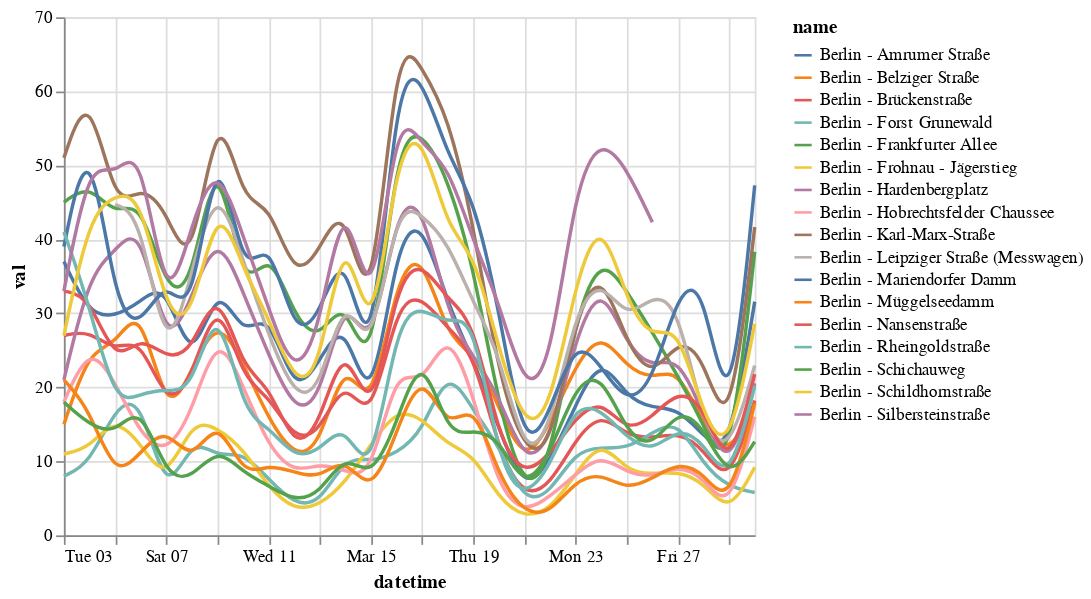

The notebook cell this image was saved under:
### Code cell
alt.Chart(be_not_in_rush_hour).mark_line(interpolate='basis').encode(
    x='datetime:T',
    y='val:Q',
    color='name:N'
)

### Figure 1 — Vega-Lite specification as saved in the notebook (floating-point values rounded to 4 significant figures; data arrays with more than 128 entries replaced by an {"elided": "..."} marker saying what was removed)
{"config": {"view": {"continuousWidth": 400, "continuousHeight": 300}}, "data": {"name": "data-e9192a154f0ede641406ee655f56861c"}, "mark": {"type": "line", "interpolate": "basis"}, "encoding": {"color": {"type": "nominal", "field": "name"}, "x": {"type": "temporal", "field": "datetime"}, "y": {"type": "quantitative", "field": "val"}}, "$schema": "https://vega.github.io/schema/vega-lite/v4.0.2.json", "datasets": {"data-e9192a154f0ede641406ee655f56861c": {"elided": "470 records"}}}
